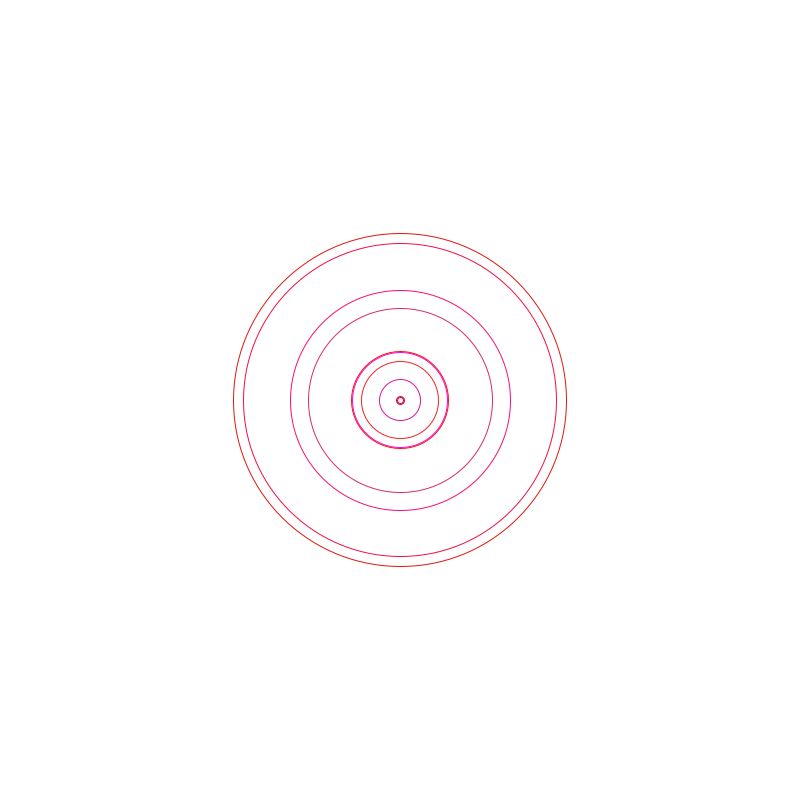
Frame 1 (no input)
Frame 60 (the mouse pressed at the canvas centre just before this capture): identical to frame 1, image omitted
Frame 120 (the mouse held since frame 60 and released just before this capture): identical to frame 1, image omitted

The Processing sketch that drew this single still picture (run headless with seeded random() and noise(); from frame 60 on, the mouse is pressed at the canvas centre):

// Processing sketch: s05e06fortablice2
// ── s05e06fortablice2.pde
int ilosc = 10;
int[] srednice = new int[ilosc];
color[] kolory = new color[ilosc];

void setup() {
  size( 800, 800);
  noFill();
  for (int i = 0; i< srednice.length; i = i+1) {
    kolory[i] = color(random(200, 255), random(0, 50), random(255));
    srednice[i] = round(random(400));
  } 
  printArray(srednice);
}
void draw() {
  background(255);
  for (int andrzej = 0; andrzej < srednice.length; andrzej=andrzej+1)
  {
    stroke(kolory[andrzej]);
    ellipse(width/2, height/2, srednice[andrzej], srednice[andrzej]);
  }
}
